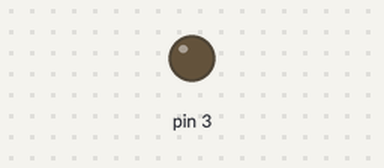
Simulated run of this sketch. Board: Arduino Uno, built with avr-gcc and run on an emulated ATmega328P. Shown: output pins drawn as LEDs (lit = HIGH).

Above: at 0.05 s.
At 5.05 s:
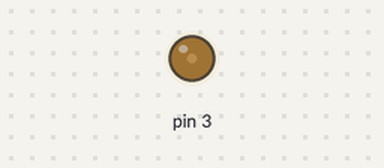
At 10.25 s:
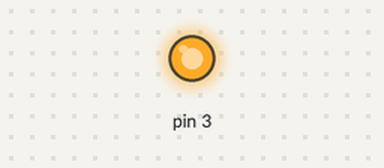
At 15.45 s:
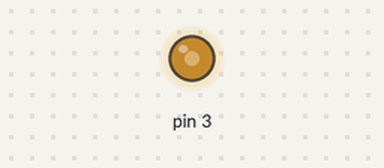
Timing chart, 0 to 22.8 s (numbered marks = the images above):
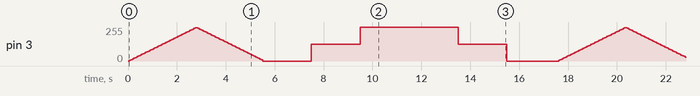

The sketch:

pwm2.ino
```cpp
int procent =0;
int koniec=0;
int i=5;

void setup() {
  // put your setup code here, to run once:
  pinMode(3,OUTPUT);
}

void loop() {
  // put your main code here, to run repeatedly:
  analogWrite(3,procent);
if((procent<255)&&(koniec==0)){
    procent=procent+i;

    }
  if(procent==255){koniec=1;}
  if((procent>0)&&(koniec==1)){
    procent = procent-i;}

    if(procent==0){koniec=2;}
    if(koniec==2){

       analogWrite(3,0);

delay(2000);
analogWrite(3,127);
delay(2000);
analogWrite(3,255);


      delay(2000);

       analogWrite(3,255);

delay(2000);
analogWrite(3,127);
delay(2000);
analogWrite(3,0);


      delay(2000);
      koniec=0;

      }

      delay(55);
}
```

Measured:
- by itself, pin 3: moves between 0/255 and 255/255, repeating every 17.6 s
